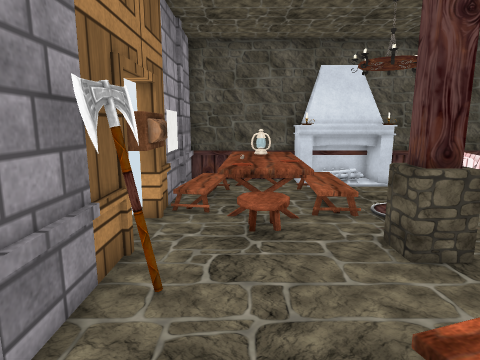
View 1 (above)

13 first-person views from a walk through a 3-D level made in the Unity game engine. The camera is 1.4 m above the floor, tilts 10° down and sees 75° across. Doors are open. The floor is counted in squares, 0.5 m on a side. Each view is taken from the middle of a square. On the plan, view 1 faces up. The plan holds only what a view shows up to about 20 squares ahead; the rest is blank. The player character is not drawn. Some surface patterns are stand-ins.

View 2
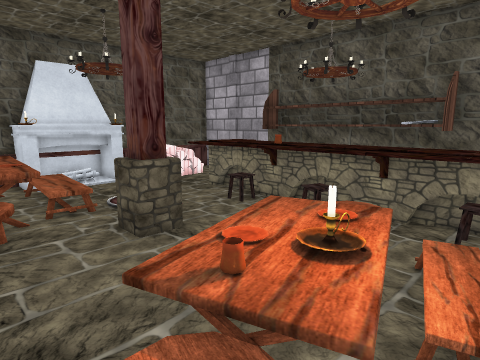

View 3
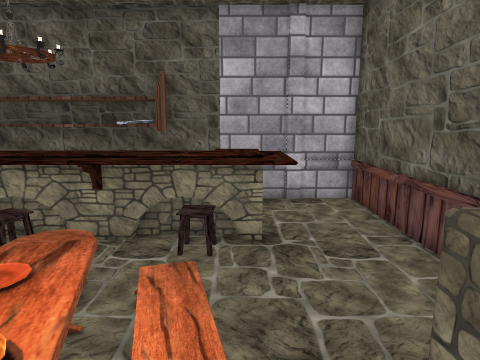

View 4
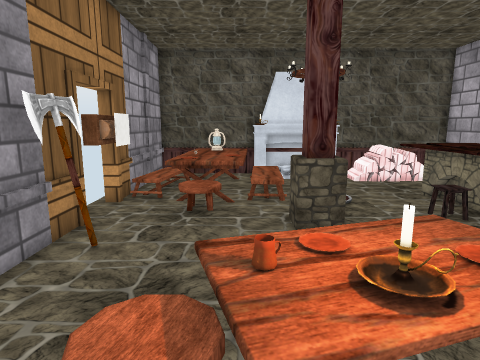

View 5
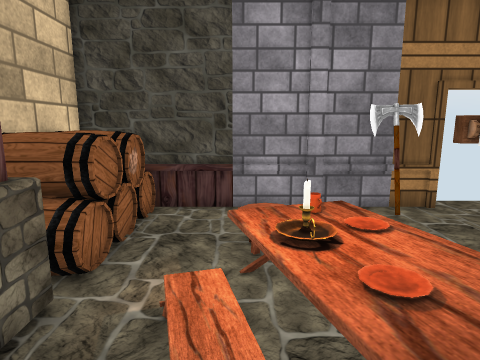

View 6
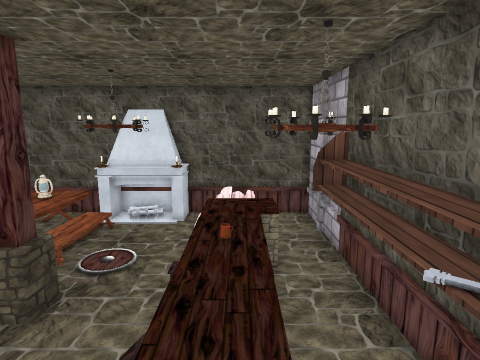

View 7
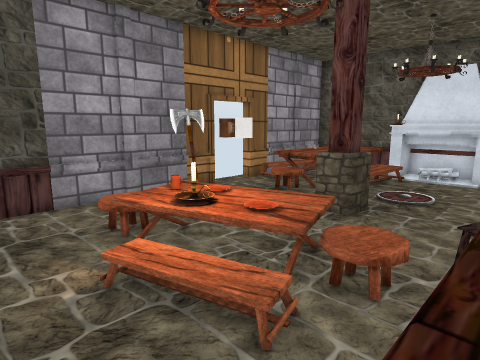

View 8
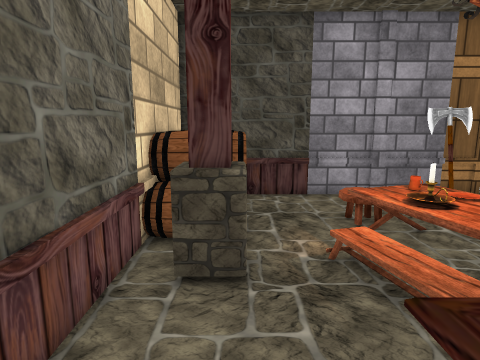

View 9
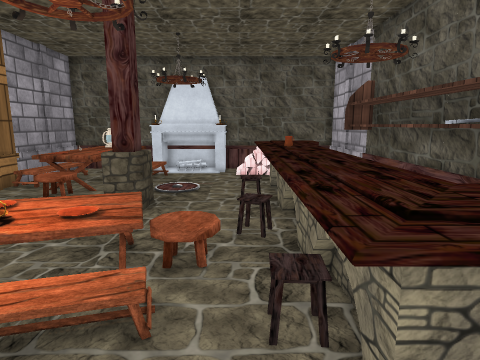

View 10
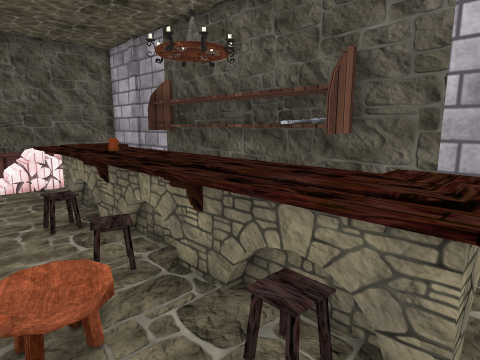

View 11
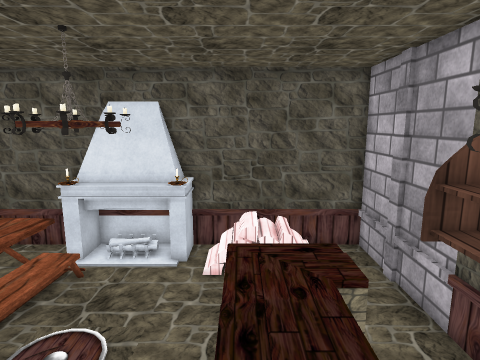

View 12
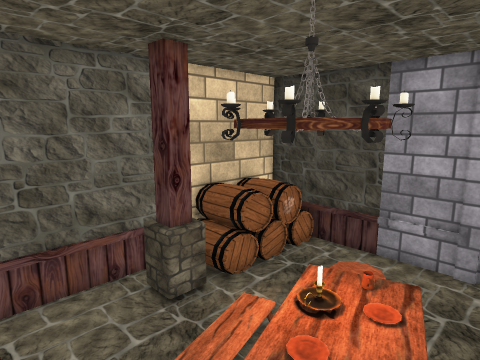

View 13
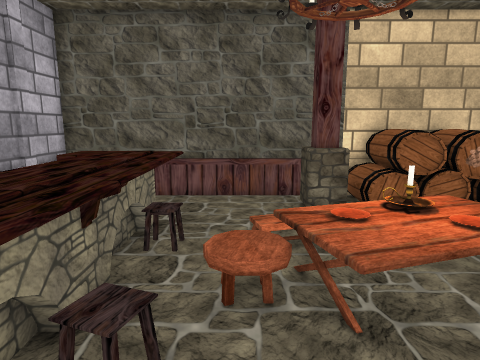

### Floor plan
Key: @ floor where view 1 was taken; # wall or solid block; . main floor; : floor 0.25 m higher than the main floor; + floor 0.5 m higher than the main floor; * floor 0.75 m higher than the main floor; % floor 1 m higher than the main floor; / step, stairs or slope; D open door; = window, fence, low wall or low ledge; v drop or lower ground; F fireplace; T table; C column; A axe; S shelf; L lamp; B barrel; O other object.
Columns run from 3 left of view 1 to 14 right of it. Each row starts with its distance up from view 1.
 16 ######FFFF########
 15 #..v.TFFFFF: OO..#
 14 ##.  TOFFFO:OO ..#
 13 ##+  *+/....OO...#
 12 #.+  T+/.........#
 11 #.+  T+/....===..#
 10 #=.  *+.....%%%.S#
  9 D#.//*......% #.S#
  8 DO.//.......% O.S#
  7 DO.....CC..// O.S#
  6 ##.....CC...% L.S#
  5 #A..........% L.S#
  4 #A........./% O S#
  3 ##....TTTT/.% O S#
  2 ##..TTTTTTO.% O S#
  1 #=..OOTTTT..% O  #
  0 #=.@OTTTOO..%%#  #
 -1 #=.....O....%%=..#
 -2 #=..........%%v..#
 -3 #BBBBB.CC........#
 -4 #BBBBBBCC........#
 -5 ##BBBB############

Where each view was taken, in squares from view 1:
view 1: 0 up, 0 right, facing up
view 2: 1 down, 0 right, facing up-right
view 3: 1 down, 2 right, facing right
view 4: 2 down, 2 right, facing up
view 5: 0 up, 8 right, facing left
view 6: 1 down, 10 right, facing up
view 7: 3 down, 9 right, facing up-left
view 8: 3 down, 10 right, facing left
view 9: 4 down, 8 right, facing up
view 10: 2 down, 6 right, facing up-right
view 11: 4 up, 9 right, facing up
view 12: 4 up, 9 right, facing down-left
view 13: 7 up, 7 right, facing down
